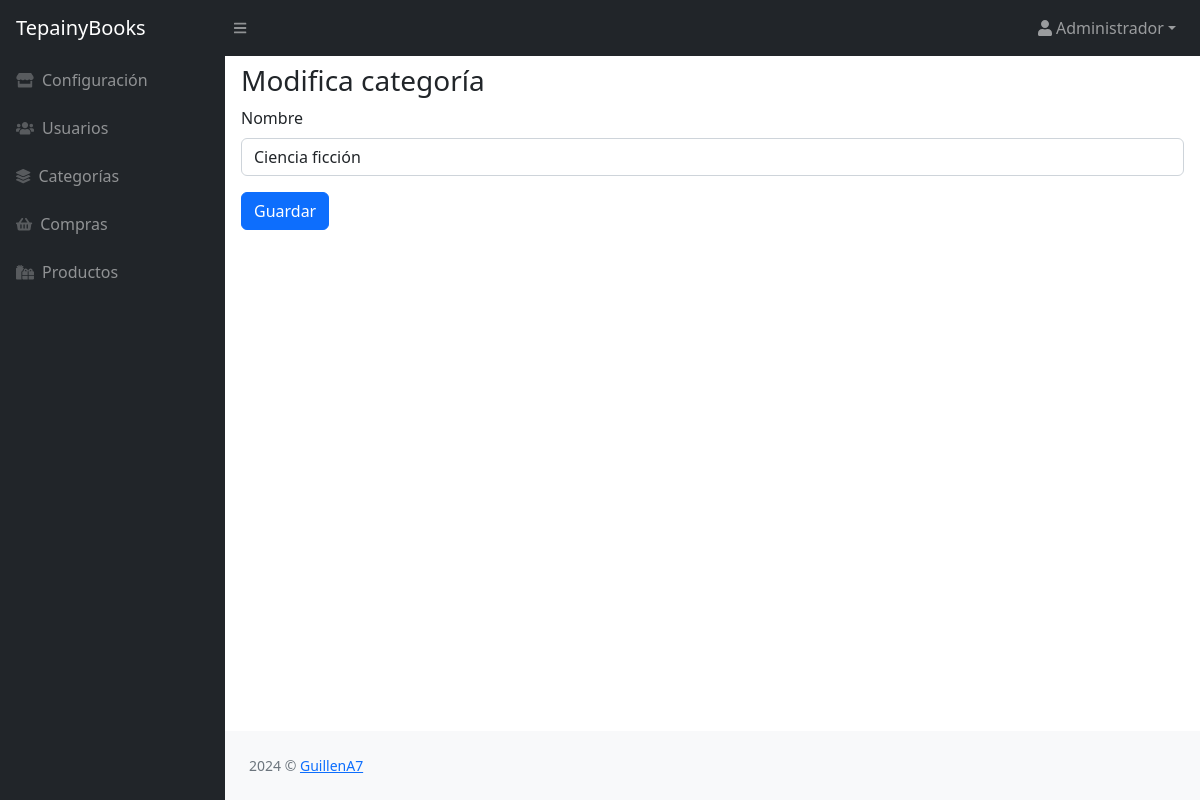
The page /admin/categorias/edita.php?id=1 (signed in) on the database as committed earlier.
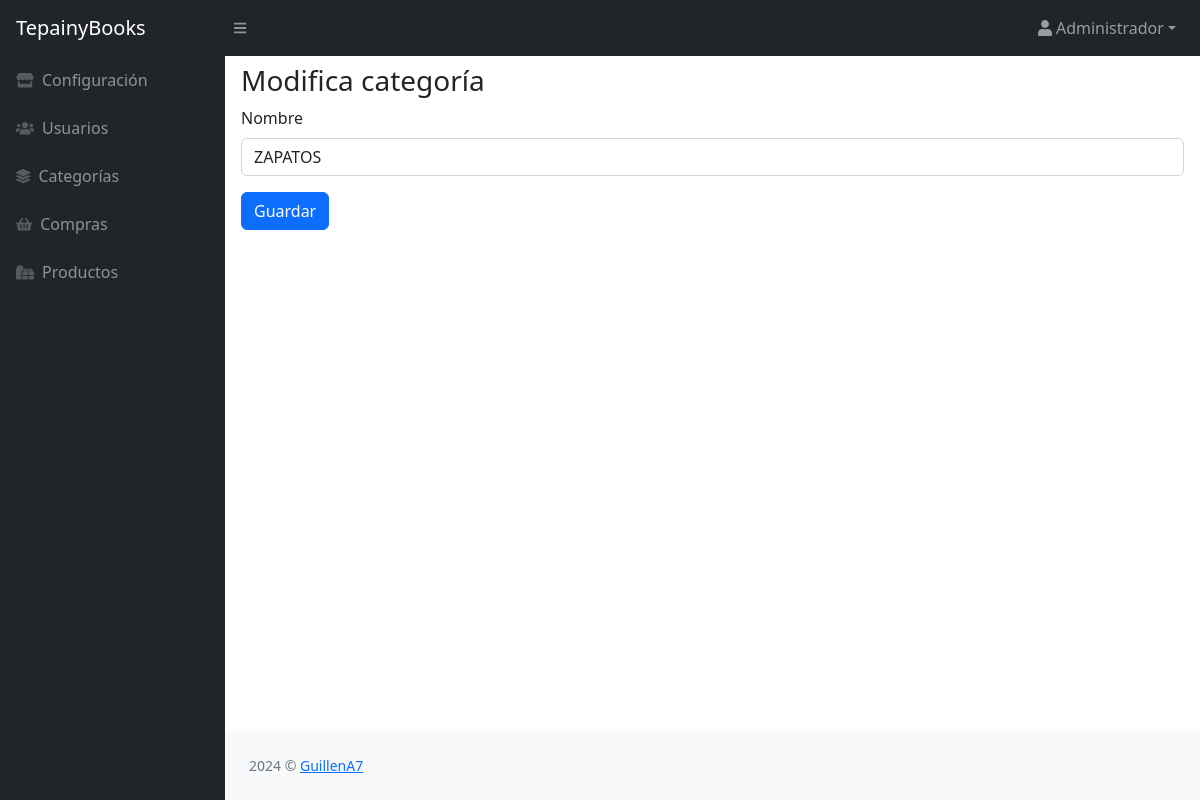
The same page on the database as committed later.
### tables this page shows
CREATE TABLE `categorias` (
  `id` int(11) NOT NULL,
  `nombre` varchar(50) NOT NULL,
  `activo` tinyint(4) NOT NULL DEFAULT 1
);

### admin/categorias/edita.php (the view, shortened to what this page needs)
<?php
$db = new Database();
$con = $db->conectar();
$id = $_GET['id'];
$sql = $con->prepare("SELECT id, nombre FROM categorias WHERE id = ? LIMIT 1");
$sql->execute([$id]);
$categoria = $sql->fetch(PDO::FETCH_ASSOC);
require '../header.php';
?>
<main>
    <div class="container-fluid px-3">
        <h3 class="mt-2">Modifica categoría</h3>
        <form action="actualiza.php" method="post" autocomplete="off">
            <div class="mb-3">
                <label for="nombre" class="form-label">Nombre</label>
                <input type="text" class="form-control" name="nombre" id="nombre" value="<?php echo $categoria['nombre']; ?>" required autofocus>
            </div>
            <button type="submit" class="btn btn-primary">Guardar</button>
        </form>
    </div>
</main>
<?php require '../footer.php'; ?>

Rows that differ between the two databases and show on the page:
changed categorias: nombre "Ciencia ficción" → "ZAPATOS"
